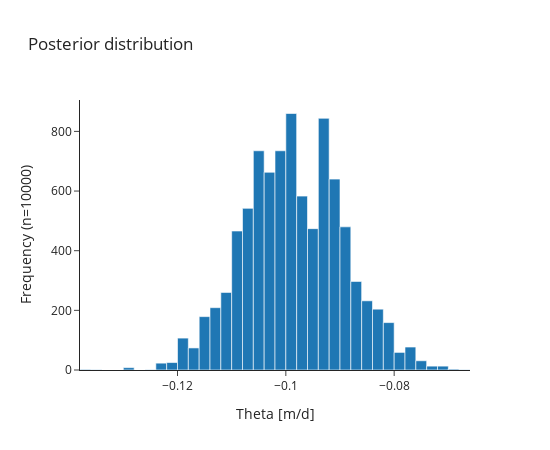

Here is the notebook cell this chart was saved with:
### Code cell
fig = go.Figure(data=[go.Histogram(x=samples[burn_in:, 1], nbinsx=50)])
fig.update_layout(
    title="Posterior distribution",
    xaxis_title="Theta [m/d]",
    yaxis_title=f"Frequency (n={len(samples[:, 0])})",
    template="simple_white",
    width=550,
    height=450
)
fig.show()

### Figure 1 — Plotly figure (JSON) as saved in the notebook; plotly's stock layout.template omitted (floating-point values rounded to 4 significant figures; data arrays with more than 128 entries replaced by an {"elided": "..."} marker saying what was removed)
{"data": [{"nbinsx": 50, "type": "histogram", "x": {"elided": "9000 float values"}}], "layout": {"height": 450, "title": {"text": "Posterior distribution"}, "width": 550, "xaxis": {"autorange": true, "range": [-0.138, -0.066], "title": {"text": "Theta [m/d]"}, "type": "linear"}, "yaxis": {"autorange": true, "range": [0, 905.3], "title": {"text": "Frequency (n=10000)"}}}}
